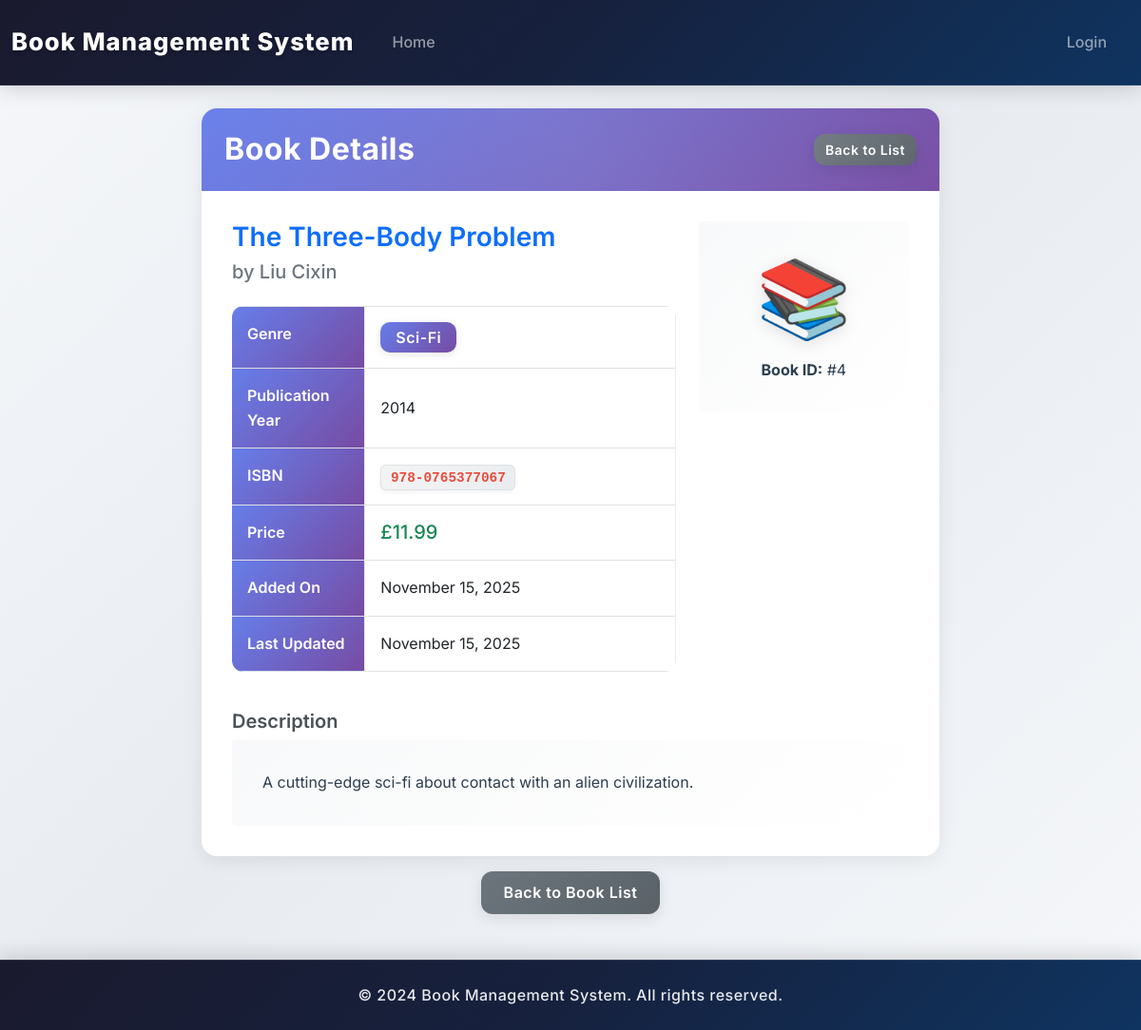
Page /view_book.php?id=4 on the committed database.
### tables this page shows
CREATE TABLE IF NOT EXISTS books (
    id INT AUTO_INCREMENT PRIMARY KEY,
    title VARCHAR(255) NOT NULL,
    author VARCHAR(255) NOT NULL,
    genre VARCHAR(100) NOT NULL,
    publication_year INT NOT NULL,
    isbn VARCHAR(20),
    description TEXT,
    price DECIMAL(10,2),
    created_at TIMESTAMP DEFAULT CURRENT_TIMESTAMP,
    updated_at TIMESTAMP DEFAULT CURRENT_TIMESTAMP ON UPDATE CURRENT_TIMESTAMP
);

### includes/database.php (called while the page is built, shortened)
<?php
class Database {
    private $host = DB_HOST;
    private $dbname = DB_NAME;
    private $username = DB_USER;
    private $password = DB_PASS;
    private $conn;
    private $stmt;
    public function __construct() {
        $dsn = "mysql:host={$this->host};dbname={$this->dbname};charset=utf8mb4";
        $options = [
            PDO::ATTR_ERRMODE => PDO::ERRMODE_EXCEPTION,
            PDO::ATTR_DEFAULT_FETCH_MODE => PDO::FETCH_ASSOC,
            PDO::ATTR_EMULATE_PREPARES => false,
        ];
        try {
            $this->conn = new PDO($dsn, $this->username, $this->password, $options);
        } catch (PDOException $e) {
            die("Connection failed: " . $e->getMessage());
        }
    }
    public function query($sql) {
        $this->stmt = $this->conn->prepare($sql);
    }
    public function bind($param, $value, $type = null) {
        if (is_null($type)) {
            switch (true) {
                case is_int($value):
                    $type = PDO::PARAM_INT;
                    break;
            }
        }
        $this->stmt->bindValue($param, $value, $type);
    }
    public function execute() {
        return $this->stmt->execute();
    }
    public function single() {
        $this->execute();
        return $this->stmt->fetch();
    }
}
?>

### view_book.php (the view, shortened to what this page needs)
<?php
require_once 'includes/database.php';
$db = new Database();
$book_id = (int)$_GET['id'];
$db->query("SELECT * FROM books WHERE id = :id");
$db->bind(':id', $book_id);
$book = $db->single();
require_once 'templates/header.tpl.php';
?>
<div class="row justify-content-center">
    <div class="col-md-8">
        <div class="card">
            <div class="card-header bg-primary text-white">
                <div class="d-flex justify-content-between align-items-center">
                    <h2 class="mb-0">Book Details</h2>
                    <div>
                        <a href="index.php" class="btn btn-secondary btn-sm">Back to List</a>
                    </div>
                </div>
            </div>
            <div class="card-body">
                <div class="row">
                    <div class="col-md-8">
                        <h3 class="text-primary"><?php echo htmlspecialchars($book['title']); ?></h3>
                        <h5 class="text-muted">by <?php echo htmlspecialchars($book['author']); ?></h5>
                        <div class="mt-4">
                            <table class="table table-bordered">
                                <tr>
                                    <th width="30%">Genre</th>
                                    <td>
                                        <span class="badge bg-primary fs-6"><?php echo htmlspecialchars($book['genre']); ?></span>
                                    </td>
                                </tr>
                                <tr>
                                    <th>Publication Year</th>
                                    <td><?php echo htmlspecialchars($book['publication_year']); ?></td>
                                </tr>
                                <tr>
                                    <th>ISBN</th>
                                    <td><code><?php echo htmlspecialchars($book['isbn']); ?></code></td>
                                </tr>
                                <tr>
                                    <th>Price</th>
                                    <td class="h5 text-success">£<?php echo number_format($book['price'], 2); ?></td>
                                </tr>
                                <tr>
                                    <th>Added On</th>
                                    <td><?php echo date('F j, Y', strtotime($book['created_at'])); ?></td>
                                </tr>
                                <tr>
                                    <th>Last Updated</th>
                                    <td><?php echo date('F j, Y', strtotime($book['updated_at'])); ?></td>
                                </tr>
                            </table>
                        </div>
                    </div>
                    <div class="col-md-4 text-center">
                        <div class="bg-light p-4 rounded">
                            <div class="display-1 text-muted">📚</div>
                            <div class="mt-3">
                                <strong>Book ID:</strong> #<?php echo $book['id']; ?>
                            </div>
                        </div>
                    </div>
                </div>
                <?php if (!empty($book['description'])): ?>
                    <div class="mt-4">
                        <h5>Description</h5>
                        <div class="p-3 bg-light rounded">
                            <?php echo nl2br(htmlspecialchars($book['description'])); ?>
                        </div>
                    </div>
                <?php endif; ?>
            </div>
        </div>
        <div class="mt-3 text-center">
            <a href="index.php" class="btn btn-secondary">Back to Book List</a>
        </div>
    </div>
</div>
<?php require_once 'templates/footer.tpl.php'; ?>

### assets/css/style.css (style rules this page uses)
:root { --primary-color: #2c3e50; --secondary-color: #3498db; --accent-color: #e74c3c; --success-color: #27ae60; --warning-color: #f39c12; --light-bg: #f8f9fa; --card-shadow: 0 4px 6px rgba(0, 0, 0, 0.1); --card-shadow-hover: 0 8px 15px rgba(0, 0, 0, 0.15); --gradient-primary: linear-gradient(135deg, #667eea 0%, #764ba2 100%); --gradient-secondary: linear-gradient(135deg, #f093fb 0%, #f5576c 100%); --gradient-success: linear-gradient(135deg, #4facfe 0%, #00f2fe 100%); }
body { background: linear-gradient(135deg, #f5f7fa 0%, #e8ecf1 50%, #f5f7fa 100%); background-attachment: fixed; font-family: 'Inter', 'Segoe UI', Tahoma, Geneva, Verdana, sans-serif; min-height: 100vh; line-height: 1.6; color: #2c3e50; }
.card { border: none; border-radius: 16px; box-shadow: 0 4px 20px rgba(0, 0, 0, 0.08); transition: all 0.4s cubic-bezier(0.175, 0.885, 0.32, 1.275); overflow: hidden; background: #fff; position: relative; }
.card::before { content: ''; position: absolute; top: 0; left: 0; right: 0; height: 4px; background: var(--gradient-primary); transform: scaleX(0); transition: transform 0.4s ease; }
.card-header { background: var(--gradient-primary); color: white; border: none; padding: 1.5rem; font-weight: 600; position: relative; overflow: hidden; }
.card-header::after { content: ''; position: absolute; top: -50%; right: -50%; width: 200%; height: 200%; background: radial-gradient(circle, rgba(255,255,255,0.1) 0%, transparent 70%); animation: shimmer 3s infinite; }
.card-body { padding: 2rem; }
.table { background: #fff; border-radius: 8px; overflow: hidden; }
.table tbody tr { transition: all 0.2s ease; }
.table td { padding: 1rem; vertical-align: middle; }
.btn { border-radius: 12px; font-weight: 600; padding: 0.65rem 1.5rem; transition: all 0.3s cubic-bezier(0.175, 0.885, 0.32, 1.275); border: none; box-shadow: 0 4px 15px rgba(0, 0, 0, 0.1); position: relative; overflow: hidden; letter-spacing: 0.5px; }
.btn::before { content: ''; position: absolute; top: 50%; left: 50%; width: 0; height: 0; border-radius: 50%; background: rgba(255, 255, 255, 0.3); transform: translate(-50%, -50%); transition: width 0.6s, height 0.6s; }
.btn-secondary { background: linear-gradient(135deg, #6c757d 0%, #5a6268 100%); color: white; }
.btn-sm { padding: 0.375rem 0.75rem; font-size: 0.875rem; }
.badge { padding: 0.5em 1em; font-weight: 600; border-radius: 10px; font-size: 0.875rem; letter-spacing: 0.5px; box-shadow: 0 2px 8px rgba(0, 0, 0, 0.1); transition: all 0.3s ease; }
.badge.bg-primary { background: var(--gradient-primary) !important; }
h2 { color: #34495e; font-weight: 700; letter-spacing: -0.3px; }
h3 { font-weight: 600; color: #2c3e50; }
h5 { font-weight: 600; color: #495057; }
code { background: linear-gradient(135deg, #f4f4f4 0%, #e9ecef 100%); padding: 0.3rem 0.6rem; border-radius: 6px; font-size: 0.9em; color: #e74c3c; font-weight: 600; border: 1px solid #dee2e6; box-shadow: 0 2px 4px rgba(0, 0, 0, 0.05); }
.card .card-header h2 { color: white; font-weight: 700; letter-spacing: 0.5px; }
.table-bordered { border-radius: 12px; overflow: hidden; }
.table-bordered th { background: linear-gradient(135deg, #667eea 0%, #764ba2 100%); color: white; font-weight: 600; border: none !important; padding: 1rem; }
.table-bordered td { border-color: #e9ecef; padding: 1rem; vertical-align: middle; }
.table-bordered tr:last-child td { border-bottom: none; }
.text-muted { color: #6c757d !important; font-weight: 500; }
.bg-light { background: linear-gradient(135deg, #f8f9fa 0%, #ffffff 100%) !important; border-radius: 12px; padding: 2rem !important; }
.display-1 { font-size: 5rem; filter: drop-shadow(0 4px 8px rgba(0, 0, 0, 0.1)); }
html { scroll-behavior: smooth; }
.container > * { animation: fadeInUp 0.6s ease-out; }

### rows in the picture
books: title "The Three-Body Problem", author "Liu Cixin", genre "Sci-Fi", publication_year "2014", isbn "978-0765377067", price "11.99", created_at "November 15, 2025", updated_at "November 15, 2025", id "4", description "A cutting-edge sci-fi about contact with an alien civilization."

### other values in the picture
SITE_NAME "Book Management System"
